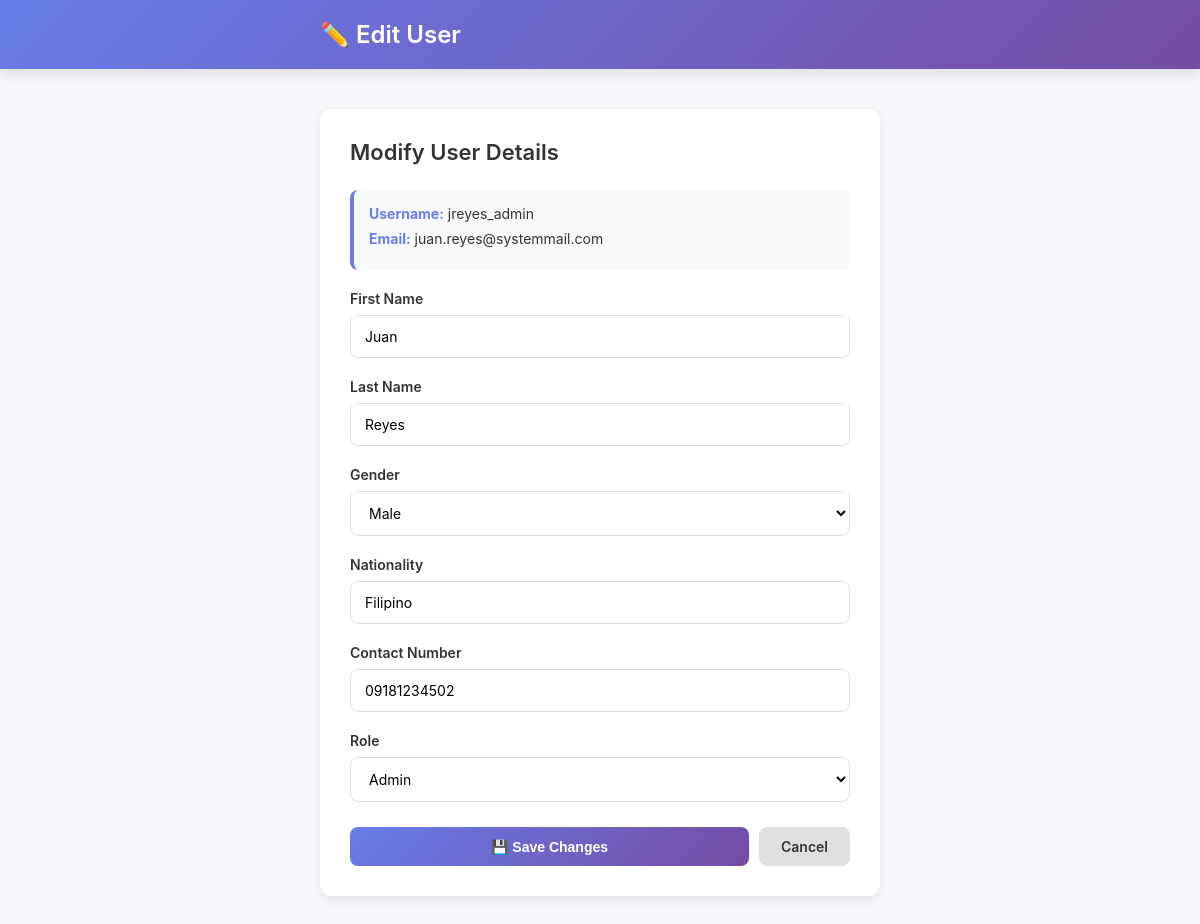
Screenshot of /admin_users_edit.php?id=2 (signed in) with the database file from the repository.
### tables this page shows
CREATE TABLE `users` (
  `id` int(11) NOT NULL,
  `username` varchar(50) NOT NULL,
  `email` varchar(120) NOT NULL,
  `password_hash` varchar(255) NOT NULL,
  `role` enum('admin','user') NOT NULL DEFAULT 'user',
  `firstname` varchar(60) NOT NULL,
  `lastname` varchar(60) NOT NULL,
  `gender` enum('male','female','other') DEFAULT 'other',
  `nationality` varchar(80) DEFAULT NULL,
  `contact_number` varchar(30) DEFAULT NULL,
  `created_at` timestamp NOT NULL DEFAULT current_timestamp()
);

### public/admin_users_edit.php (the view, shortened to what this page needs)
<?php
require "../components/pdo.php";
$id = $_GET["id"] ?? null;
$stmt = $pdo->prepare("SELECT * FROM users WHERE id=?");
$stmt->execute([$id]);
$user = $stmt->fetch();
?>
<!DOCTYPE html>
<html lang="en">
<head>
</head>
<body>
    <header>
        <div class="header-content">
            <div class="header-title">✏️ Edit User</div>
        </div>
    </header>
    <div class="container">
        <div class="card">
            <h1 class="card-title">Modify User Details</h1>
            <div class="user-info">
                <p><strong>Username:</strong> <?= htmlspecialchars($user["username"]) ?></p>
                <p><strong>Email:</strong> <?= htmlspecialchars($user["email"]) ?></p>
            </div>
            <form method="POST">
                <div class="form-group">
                    <label for="firstname">First Name</label>
                    <input
                        id="firstname"
                        type="text"
                        name="firstname"
                        value="<?= htmlspecialchars($user["firstname"]) ?>"
                        required
                    >
                </div>
                <div class="form-group">
                    <label for="lastname">Last Name</label>
                    <input
                        id="lastname"
                        type="text"
                        name="lastname"
                        value="<?= htmlspecialchars($user["lastname"]) ?>"
                        required
                    >
                </div>
                <div class="form-group">
                    <label for="gender">Gender</label>
                    <select id="gender" name="gender">
                        <option value="male" <?= $user["gender"] == "male" ? "selected" : "" ?>>Male</option>
                    </select>
                </div>
                <div class="form-group">
                    <label for="nationality">Nationality</label>
                    <input
                        id="nationality"
                        type="text"
                        name="nationality"
                        value="<?= htmlspecialchars($user["nationality"] ?? '') ?>"
                        placeholder="Enter nationality"
                    >
                </div>
                <div class="form-group">
                    <label for="contact_number">Contact Number</label>
                    <input
                        id="contact_number"
                        type="tel"
                        name="contact_number"
                        value="<?= htmlspecialchars($user["contact_number"] ?? '') ?>"
                        placeholder="Enter contact number"
                    >
                </div>
                <div class="form-group">
                    <label for="role">Role</label>
                    <select id="role" name="role" required>
                        <option value="admin" <?= $user["role"] == "admin" ? "selected" : "" ?>>Admin</option>
                    </select>
                </div>
                <div class="button-group">
                    <button type="submit" class="btn btn-primary" onclick="return confirmEdit()">💾 Save Changes</button>
                    <a href="admin_users.php" class="btn btn-secondary">Cancel</a>
                </div>
            </form>
        </div>
    </div>
</body>
</html>

### public/admin_users_edit.php (style rules this page uses)
* { margin: 0; padding: 0; box-sizing: border-box; }
body { font-family: -apple-system, BlinkMacSystemFont, 'Segoe UI', 'Helvetica Neue', sans-serif; background-color: #f5f7fa; color: #333; }
header { background: linear-gradient(135deg, #667eea 0%, #764ba2 100%); color: white; padding: 20px 0; box-shadow: 0 4px 12px rgba(0, 0, 0, 0.1); position: sticky; top: 0; z-index: 100; }
.header-content { max-width: 600px; margin: 0 auto; padding: 0 20px; display: flex; justify-content: space-between; align-items: center; }
.header-title { font-size: 24px; font-weight: 600; }
.container { max-width: 600px; margin: 0 auto; padding: 40px 20px; }
.card { background: white; border-radius: 12px; padding: 30px; box-shadow: 0 4px 12px rgba(0, 0, 0, 0.08); }
.card-title { font-size: 22px; font-weight: 600; margin-bottom: 25px; color: #333; }
.form-group { margin-bottom: 20px; }
.form-group label { display: block; margin-bottom: 8px; font-size: 14px; color: #333; font-weight: 600; }
.form-group input, .form-group select { width: 100%; padding: 12px 14px; border: 1.5px solid #ddd; border-radius: 8px; font-size: 14px; transition: all 0.3s ease; font-family: inherit; background-color: white; cursor: pointer; }
.button-group { display: flex; gap: 10px; margin-top: 25px; }
.btn { padding: 11px 22px; border: none; border-radius: 8px; font-size: 14px; font-weight: 600; cursor: pointer; transition: all 0.3s ease; text-decoration: none; display: inline-block; }
.btn-primary { background: linear-gradient(135deg, #667eea 0%, #764ba2 100%); color: white; flex: 1; }
.btn-secondary { background-color: #e0e0e0; color: #333; }
.user-info { background-color: #f8f9fa; padding: 15px; border-radius: 8px; margin-bottom: 20px; border-left: 4px solid #667eea; }
.user-info p { margin-bottom: 8px; font-size: 14px; }
.user-info strong { color: #667eea; }

### rows the page displays
users: username "jreyes_admin", email "juan.reyes@systemmail.com", firstname "Juan", lastname "Reyes", gender "Male", nationality "Filipino", contact_number "09181234502", role "Admin"
